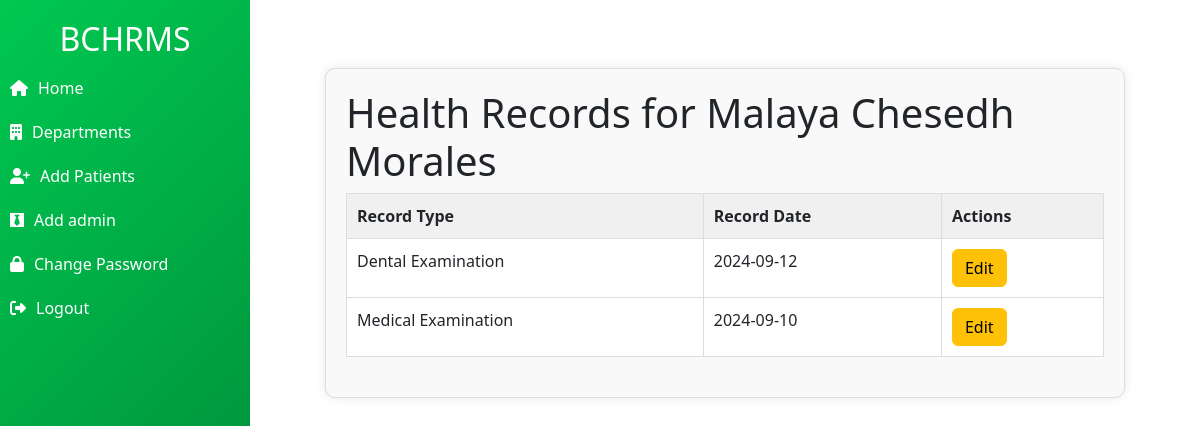
The page /view_health_records.php?student_id=1 on the database its author committed.
### tables this page shows
CREATE TABLE `students` (
  `id` int(11) NOT NULL,
  `first_name` varchar(50) NOT NULL,
  `last_name` varchar(50) NOT NULL,
  `department` varchar(50) NOT NULL,
  `age` int(11) DEFAULT NULL,
  `gender` enum('Male','Female') DEFAULT NULL,
  `deleted_at` datetime DEFAULT NULL
);

CREATE TABLE `health_records` (
  `id` int(11) NOT NULL,
  `student_id` int(11) NOT NULL,
  `record_type` varchar(50) NOT NULL,
  `record_date` date NOT NULL
);

### view_health_records.php (the view, shortened to what this page needs)
<?php
require 'config.php';
$student_id = $_GET['student_id'] ?? 0;
$stmt = $conn->prepare("
    SELECT s.first_name, s.last_name, hr.record_type, hr.record_date, hr.id AS record_id
    FROM students s
    LEFT JOIN health_records hr ON s.id = hr.student_id
    WHERE s.id = :student_id
");
$stmt->bindParam(':student_id', $student_id, PDO::PARAM_INT);
$stmt->execute();
$student_records = $stmt->fetchAll(PDO::FETCH_ASSOC);
?>
<!DOCTYPE html>
<html lang="en">
<head>
    <link href="https://cdn.jsdelivr.net/npm/bootstrap@5.3.0-alpha3/dist/css/bootstrap.min.css" rel="stylesheet">
    <link rel="stylesheet" href="https://cdnjs.cloudflare.com/ajax/libs/font-awesome/6.4.0/css/all.min.css">
</head>
<body>
    <?php include 'sidebar.php'; ?>
    <div class="main-content">
        <div class="container mt-5">
            <h1>Health Records for <?php echo htmlspecialchars($student_records[0]['first_name'] . ' ' . $student_records[0]['last_name']); ?></h1>
            <table class="table table-bordered">
                <thead>
                    <tr>
                        <th>Record Type</th>
                        <th>Record Date</th>
                        <th>Actions</th>
                    </tr>
                </thead>
                <tbody>
                    <?php foreach ($student_records as $record): ?>
                        <tr>
                            <td><?php echo htmlspecialchars($record['record_type']); ?></td>
                            <td><?php echo htmlspecialchars($record['record_date']); ?></td>
                            <td>
                                <button class="btn btn-warning" data-bs-toggle="modal" data-bs-target="#editModal<?php echo $record['record_id']; ?>">Edit</button>
                            </td>
                        </tr>
                    <?php endforeach; ?>
                </tbody>
            </table>
        </div>
    </div>
</body>
</html>

### view_health_records.php (style rules this page uses)
.main-content { margin-left: 250px; padding: 20px; }
.container { max-width: 800px; margin: 0 auto; padding: 20px; background-color: #f9f9f9; border: 1px solid #ddd; border-radius: 10px; box-shadow: 0 0 10px rgba(0, 0, 0, 0.1); }
.table { margin-bottom: 20px; }
.table th, .table td { padding: 10px; border: 1px solid #ddd; }
.table th { background-color: #f0f0f0; }

### rows shown on the page
students: first_name+last_name "Malaya Chesedh Morales"
health_records: record_type "Dental Examination", record_date "2024-09-12"
health_records: record_type "Medical Examination", record_date "2024-09-10"
